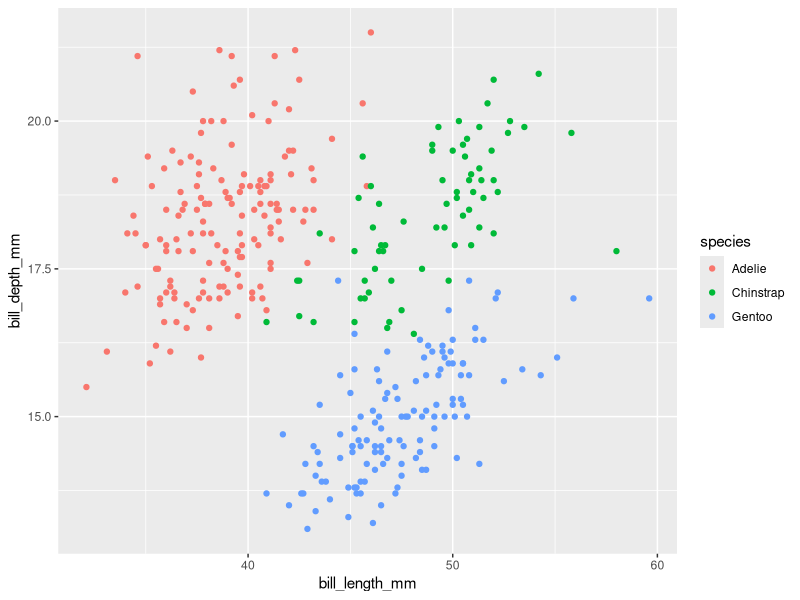
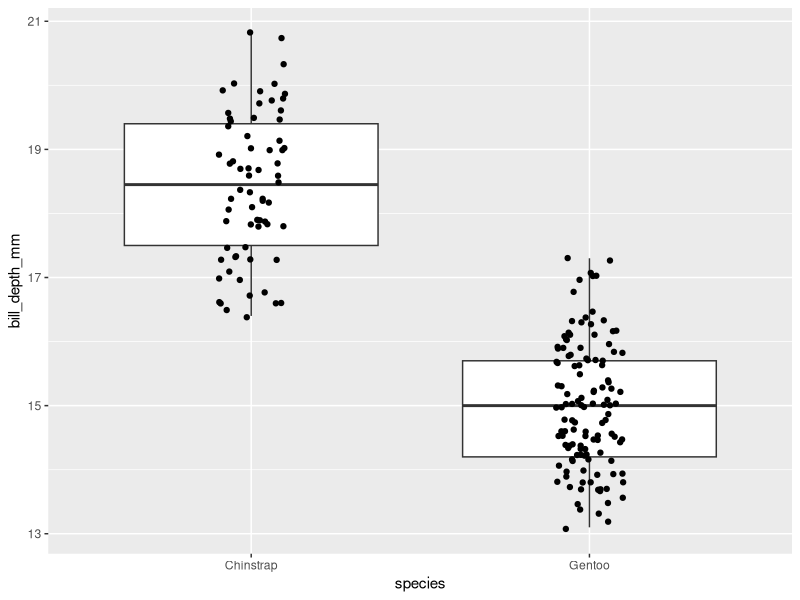

These charts were generated, in order, by the following R code:
## ---- chunk 1
if(!require(palmerpenguins)) install.packages("palmerpenguins")
library(tidyverse)
library(palmerpenguins)
penguins
## ---- chunk 2

ggplot(penguins, aes(x = bill_length_mm,
                     y = bill_depth_mm,col=species)) + geom_point() 
## ---- chunk 3
penguins %>% 
  group_by(species) %>% 
  summarise_all(mean,na.rm=TRUE) %>% 
  select(-island, -sex,-year)

## ---- chunk 4
filter(penguins, species != "Adelie") %>% 
ggplot(aes(x = species,
                     y = bill_depth_mm)) + geom_boxplot() +           geom_jitter(width=0.1)
## ---- chunk 5
penguins_test <- filter(penguins, species != "Adelie")
t.test(bill_depth_mm ~ species, penguins_test)
## ---- chunk 6

## ---- chunk 7

## ---- chunk 8


## ---- chunk 9

